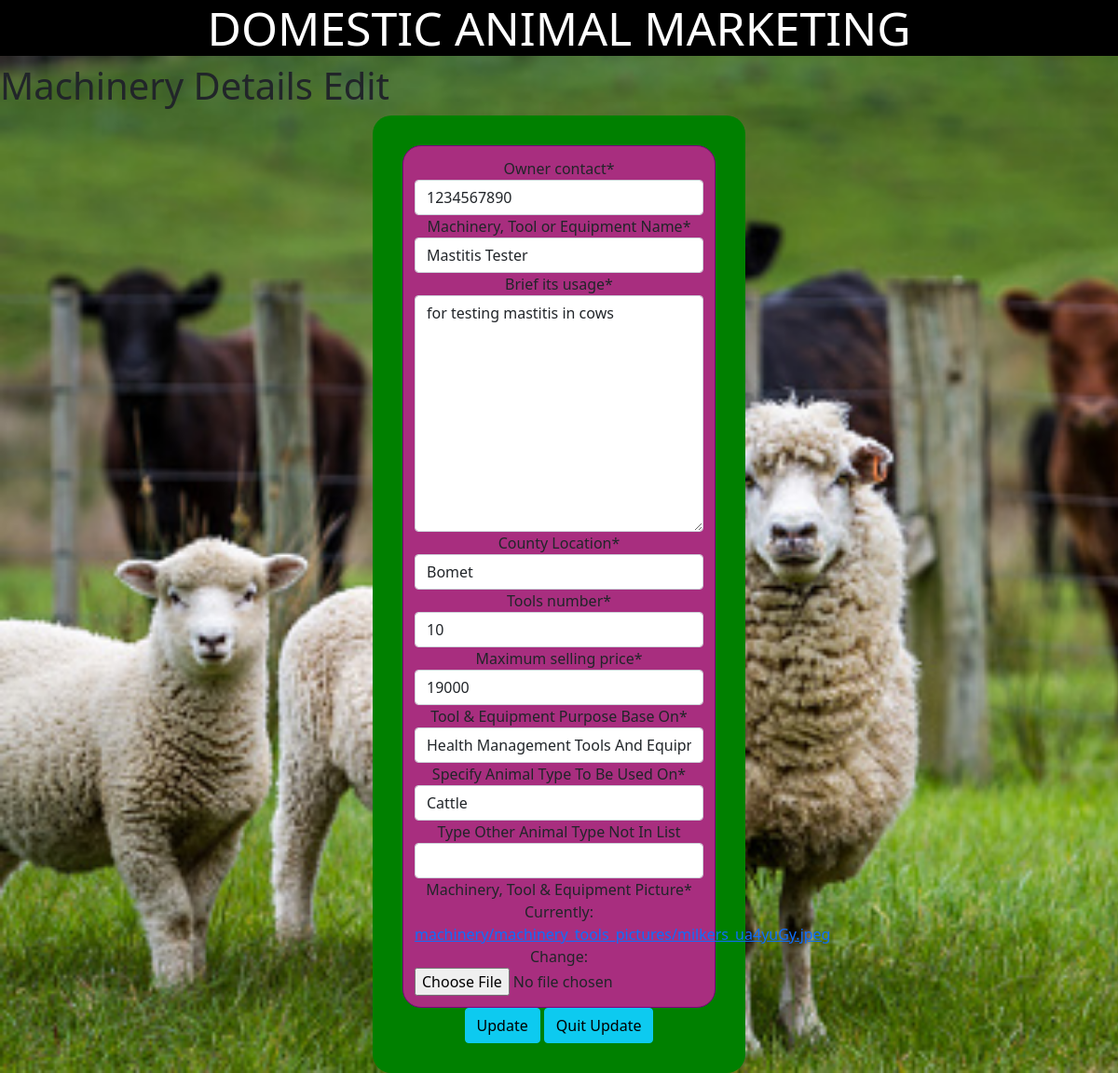
Page /2/updatemachine/ (signed in) on the committed database.
### pages/models.py (models this page shows, shortened)
class Machinery(models.Model):
    owner_name=models.ForeignKey(
        get_user_model(),
        on_delete=models.CASCADE,
    )
    owner_contact=models.IntegerField()
    tool_name=models.CharField(max_length=200)
    date_time=models.DateTimeField(auto_now=True)
    brief_its_usage=models.TextField()
    location=models.CharField(max_length=100)
    tools_number=models.IntegerField()
    maximum_selling_price=models.IntegerField()
    tool_purpose=models.ForeignKey(ToolPurpose,on_delete=models.CASCADE)
    animal_type=models.ForeignKey(AnimalType,on_delete=models.CASCADE)
    animals_type=models.CharField(max_length=500,null=True,blank=True)
    machinery_tool_picture=models.ImageField(upload_to='machinery/machinery_tools_pictures/')

### pages/views.py (the view)
# urls.py: path('<int:pk>/updatemachine/',MachineryUpdateView.as_view(),name='machinery_edit'),
class MachineryUpdateView(UpdateView):
    model=Machinery
    form_class=MachineryForm
    template_name='machinery/machinery_edit.html'
    success_url=reverse_lazy('machinery')
    def dispatch(self, request, *args, **kwargs):
        obj = self.get_object()
        if obj.owner_name != self.request.user:
            raise PermissionDenied
        return super().dispatch(request, *args, **kwargs)

### pages/forms.py
class MachineryForm(forms.ModelForm):
    class Meta:
        model=Machinery
        fields=('owner_contact','tool_name','brief_its_usage','location','tools_number','maximum_selling_price','tool_purpose','animal_type','animals_type','machinery_tool_picture')
        labels={
            'tool_name':'Machinery, Tool or Equipment Name',
            'location':'County Location',
            'tool_purpose':'Tool & Equipment Purpose Base On',
            'animal_type':'Specify Animal Type To Be Used On',
            'animals_type':'Type Other Animal Type Not In List',
            'machinery_tool_picture':'Machinery, Tool & Equipment Picture'
        }
    def __init__(self,*args,**kwargs,):
        super(MachineryForm,self).__init__(*args,**kwargs)
        self.fields['tool_purpose'].empty_label='select'

### pages/models.py (called while the page is built)
    def __str__(self):
        return self.tools_purpose

    def __str__(self):
        return self.animal_types

### users/templates/machinery/machinery_edit.html (shortened to what this page needs)
{% extends 'base.html' %}
{% load crispy_forms_tags %}
{% block content %}
<h1>Machinery Details Edit</h1>
<form class="login" action="" method="POST">
    <div class="form__input">
        {{ form|crispy }}
    </div>
<button class="btn btn-info ml- " type="submit">Update</button>
<a class="btn btn-info ml- " href="{%url 'machinery'%}">Quit Update</a>
</form>
{% endblock content %}

### pages/static/animals.css (style rules this page uses)
.body { background-image: url(media/static/background.jpg); background-repeat: no-repeat; background-size: cover; }
.login { text-align: center; display: block; width: 400px; max-width: 400px; margin: auto; padding: 2rem; border-radius: var(--border-radius); background:green; border-radius: 20px; }
.form__input { box-sizing: border-box; padding: 0.75rem; display: block; box-sizing: border-box; border-radius: var(--border-radius); border: 1px solid purple; outline: none; background: rgb(168, 46, 127); transition: bakground 0.2s, border-color 0.2s; border-radius: 20px; }

### rows in the picture
Machinery: owner_contact "1234567890", tool_name "Mastitis Tester", brief_its_usage "for testing mastitis in cows", location "Bomet", tools_number "10", maximum_selling_price "19000", tool_purpose "Health Management Tools And Equipment", animal_type "Cattle"
